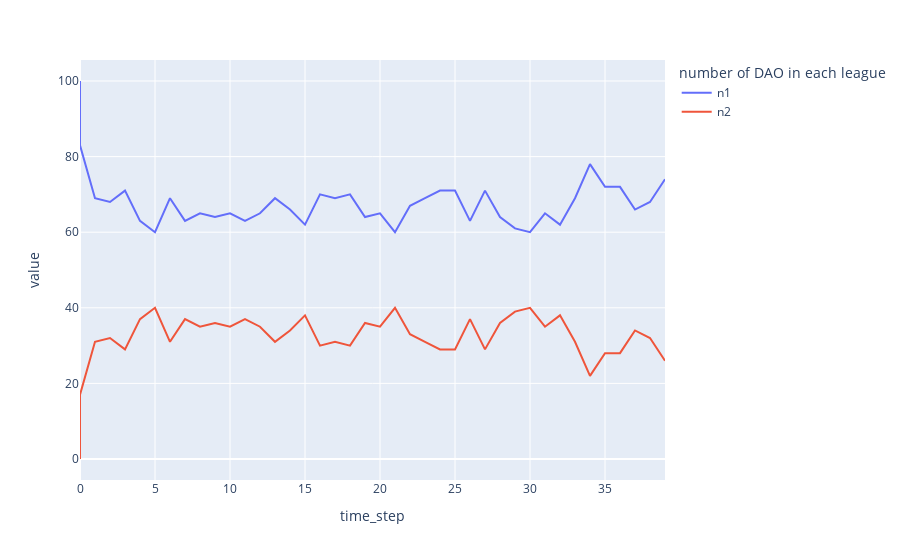

Notebook code cell kept with this figure:
### Code cell
px.line(simudata,x='time_step',y=['n1','n2'],labels={'variable':'number of DAO in each league'})

### Figure 1 — Plotly figure (JSON) as saved in the notebook; plotly's stock layout.template omitted (floating-point values rounded to 4 significant figures)
{"data": [{"hovertemplate": "number of DAO in each league=n1<br>time_step=%{x}<br>value=%{y}<extra></extra>", "legendgroup": "n1", "line": {"color": "#636efa", "dash": "solid"}, "mode": "lines", "name": "n1", "orientation": "v", "showlegend": true, "type": "scatter", "x": [0, 0, 1, 2, 3, 4, 5, 6, 7, 8, 9, 10, 11, 12, 13, 14, 15, 16, 17, 18, 19, 20, 21, 22, 23, 24, 25, 26, 27, 28, 29, 30, 31, 32, 33, 34, 35, 36, 37, 38, 39], "xaxis": "x", "y": [100, 83, 69, 68, 71, 63, 60, 69, 63, 65, 64, 65, 63, 65, 69, 66, 62, 70, 69, 70, 64, 65, 60, 67, 69, 71, 71, 63, 71, 64, 61, 60, 65, 62, 69, 78, 72, 72, 66, 68, 74], "yaxis": "y"}, {"hovertemplate": "number of DAO in each league=n2<br>time_step=%{x}<br>value=%{y}<extra></extra>", "legendgroup": "n2", "line": {"color": "#EF553B", "dash": "solid"}, "mode": "lines", "name": "n2", "orientation": "v", "showlegend": true, "type": "scatter", "x": [0, 0, 1, 2, 3, 4, 5, 6, 7, 8, 9, 10, 11, 12, 13, 14, 15, 16, 17, 18, 19, 20, 21, 22, 23, 24, 25, 26, 27, 28, 29, 30, 31, 32, 33, 34, 35, 36, 37, 38, 39], "xaxis": "x", "y": [0, 17, 31, 32, 29, 37, 40, 31, 37, 35, 36, 35, 37, 35, 31, 34, 38, 30, 31, 30, 36, 35, 40, 33, 31, 29, 29, 37, 29, 36, 39, 40, 35, 38, 31, 22, 28, 28, 34, 32, 26], "yaxis": "y"}], "layout": {"legend": {"title": {"text": "number of DAO in each league"}, "tracegroupgap": 0}, "margin": {"t": 60}, "xaxis": {"anchor": "y", "domain": [0, 1], "title": {"text": "time_step"}}, "yaxis": {"anchor": "x", "domain": [0, 1], "title": {"text": "value"}}}}
